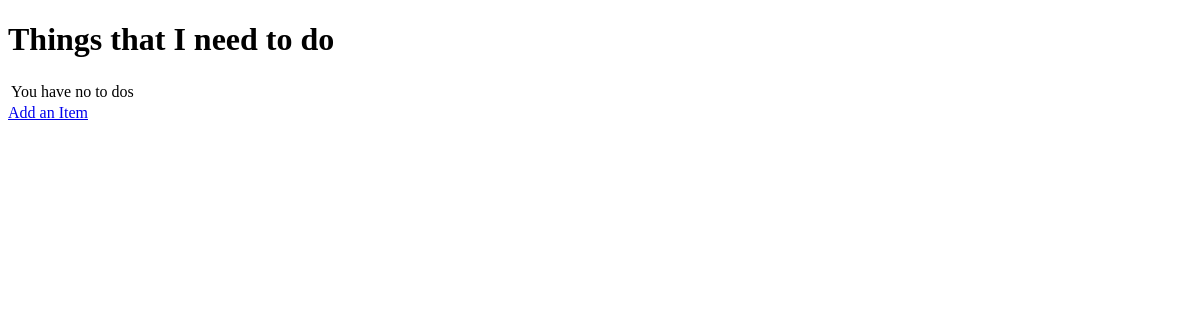
The app's page /, older data.
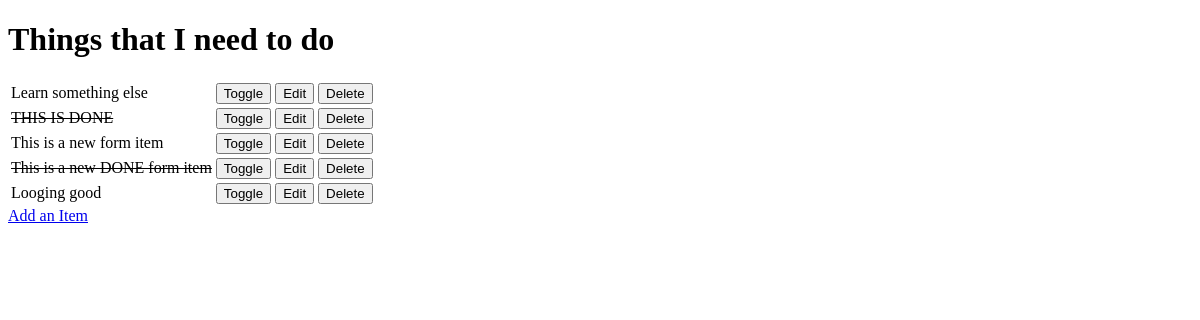
The same page, newer data.
### todo/models.py (models this page shows, shortened)
class Item(models.Model):
    name = models.CharField(max_length=50, null=False, blank=False)
    done = models.BooleanField(null=False, blank=False, default=False)

### todo/views.py (the view)
# urls.py: path("", views.get_todo_list, name="get_todo_list"),
def get_todo_list(request):
    items = Item.objects.all()
    context = {
        "items": items
    }
    return render(request, "todo/todo_list.html", context)

### todo/templates/todo/todo_list.html (shortened to what this page needs)
<!DOCTYPE html>
<html lang="en">
<head>
</head>
<body>
    <h1> Things that I need to do </h1>
    <table>
        {% for item in items %}
        <tr>
            {% if item.done%}
                <td> <strike>{{item.name}} </strike></td>
            {% else %}
                <td> {{item.name}} </td>
            {% endif %}
            <td>
                <a href="/toggle/{{ item.id }}">
                    <button>Toggle</button>
                </a>
            </td>
            <td>
                <a href="/edit/{{ item.id }}">
                    <button>Edit</button>
                </a>
            </td>
            <td>
                <a href="/delete/{{ item.id }}">
                    <button>Delete</button>
                </a>
            </td>
        </tr>
        {% empty %}
            <tr><td> You have no to dos </td></tr>
        {% endfor %}
    </table>
    <a href="/add">Add an Item</a>
</body>
</html>

Row changes from the older to the newer data that the page shows:
added Item: name "Learn something else"
added Item: name "THIS IS DONE"
added Item: name "This is a new form item"
added Item: name "This is a new DONE form item"
added Item: name "Looging good"
Text that changed along with them:
text no longer shown: "You have no to dos"
